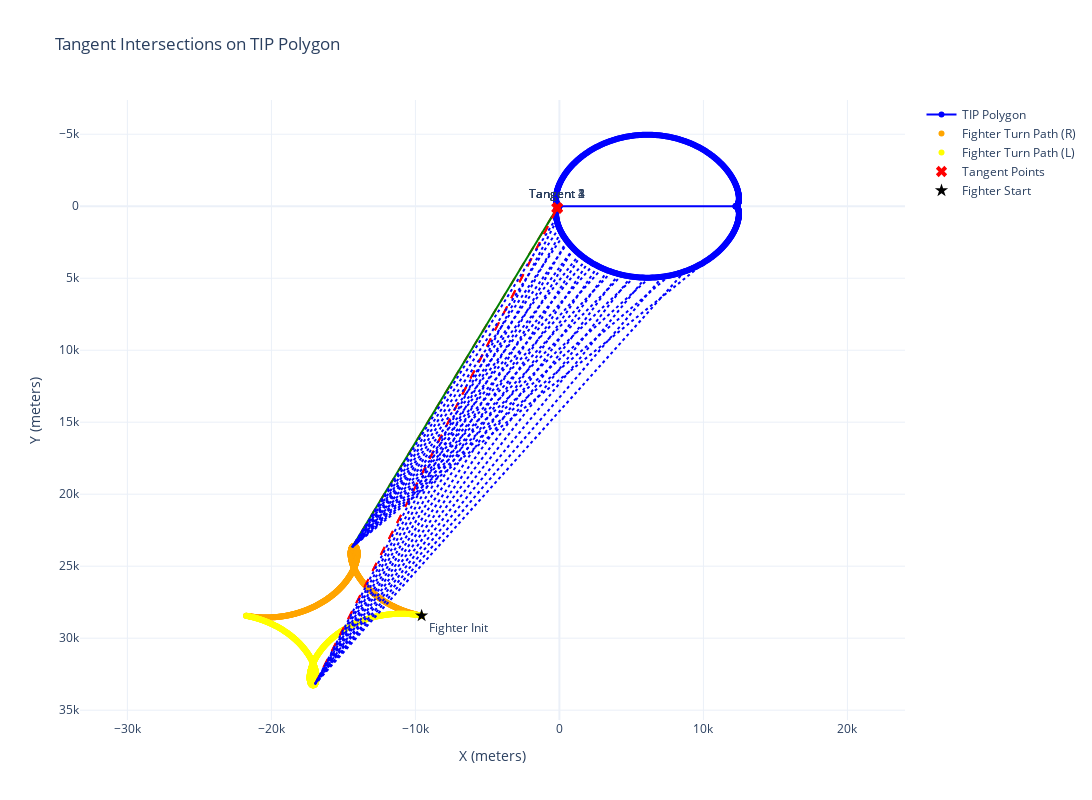

Notebook source saved alongside this figure:
### Code cell
#Range: 50717.47 m, Azimuth: 254.41°, Fighter Heading: 236.39°, Error: nan m

batch=False
  # Set to True for batch processing, False for single run
# coord_f.yaw= np.random.random()*360  # Set the fighter's heading
# coord_tgt.yaw= np.random.random()*360  # Set the target's heading
range_f=30000  # Randomize the range for each iteration
azimuth=270  # Randomize the azimuth for each iteration
hdg_f= 45  # Randomize the fighter's heading for each iteration
x_offset= range_f * np.cos(np.radians(azimuth))
y_offset= range_f * np.sin(np.radians(azimuth))
coord_f=geo.local2geodetic(x_offset, y_offset, 0, coord_tgt.lat,coord_tgt.lon,coord_tgt.alt,0,0,coord_f.yaw)

if batch:
    start = time.perf_counter()
    results = []  # List to store results for each iteration
    for _ in range(500):
        range_f=np.random.uniform(1852*1, 1852*30)  # Randomize the range for each iteration
        azimuth=np.random.uniform(0, 360)  # Randomize the azimuth for each iteration
        hdg_f= np.random.random()*360  # Randomize the fighter's heading for each iteration
        x_offset= range_f * np.cos(np.radians(azimuth))
        y_offset= range_f * np.sin(np.radians(azimuth))
        coord_f=geo.local2geodetic(x_offset, y_offset, 0, coord_tgt.lat,coord_tgt.lon,coord_tgt.alt,0,0,coord_f.yaw)  # Update the fighter's coordinates based on the randomized range and azimuth
        # Run the intercept function with the provided coordinates and parameters
        error=intercept.intercept(coord_f, coord_tgt, TAS_f, TAS_tgt, load_factor_f, plots=False)
        results.append([range_f,azimuth,hdg_f,error])
        print(f"Range: {range_f:.2f} m, Azimuth: {azimuth:.2f}°, Fighter Heading: {hdg_f:.2f}°, Error: {error:.2f} m")
    end= time.perf_counter()
    # Find the result with the biggest error and print the associated yaws
    if results:
        max_error = max(results, key=lambda x: x[2])
    print(f"Execution time: {end - start:.2f} seconds")
else:
    # Run the intercept function with the provided coordinates and parameters
    _,_,error=intercept.intercept(coord_f, coord_tgt, TAS_f, TAS_tgt, load_factor_f, plots=True,debug=True)
    print(f"Range: {range_f:.2f} m\tAzimuth: {azimuth:.2f}°\tFighter Heading: {hdg_f:.2f}°\tError: {error:.2f} m")

### Figure 1 — Plotly figure (JSON) as saved in the notebook; plotly's stock layout.template omitted (floating-point values rounded to 4 significant figures; data arrays with more than 128 entries replaced by an {"elided": "..."} marker saying what was removed)
{"data": [{"line": {"color": "blue", "width": 2}, "marker": {"color": "blue", "size": 6, "symbol": "circle"}, "mode": "markers+lines", "name": "TIP Polygon", "type": "scatter", "x": {"elided": "721 float values"}, "y": {"elided": "721 float values"}}, {"marker": {"color": "orange", "size": 6, "symbol": "circle"}, "mode": "markers", "name": "Fighter Turn Path (R)", "type": "scatter", "x": {"elided": "720 float values"}, "y": {"elided": "720 float values"}}, {"marker": {"color": "yellow", "size": 6, "symbol": "circle"}, "mode": "markers", "name": "Fighter Turn Path (L)", "type": "scatter", "x": {"elided": "720 float values"}, "y": {"elided": "720 float values"}}, {"line": {"color": "red", "dash": "dash", "width": 2}, "mode": "lines", "name": "Path 1", "showlegend": false, "type": "scatter", "x": [-14410.0, -148.4], "y": [23700.0, 109.0]}, {"line": {"color": "green", "dash": "solid", "width": 2}, "mode": "lines", "name": "Path 2", "showlegend": false, "type": "scatter", "x": [-14410.0, -148.5], "y": [23700.0, 109.1]}, {"line": {"color": "red", "dash": "dash", "width": 2}, "mode": "lines", "name": "Path 3", "showlegend": false, "type": "scatter", "x": [-16950.0, -162.9], "y": [33140.0, 136.0]}, {"line": {"color": "red", "dash": "dash", "width": 2}, "mode": "lines", "name": "Path 4", "showlegend": false, "type": "scatter", "x": [-16950.0, -162.9], "y": [33140.0, 136.0]}, {"line": {"color": "blue", "dash": "dot", "width": 2}, "mode": "lines", "name": "Path 1", "showlegend": false, "type": "scatter", "x": [-215.4, -14400.0], "y": [809.0, 23700.0]}, {"line": {"color": "blue", "dash": "dot", "width": 2}, "mode": "lines", "name": "Path 2", "showlegend": false, "type": "scatter", "x": [-18.4, -14400.0], "y": [1488.0, 23690.0]}, {"line": {"color": "blue", "dash": "dot", "width": 2}, "mode": "lines", "name": "Path 3", "showlegend": false, "type": "scatter", "x": [263.7, -14400.0], "y": [2034.0, 23690.0]}, {"line": {"color": "blue", "dash": "dot", "width": 2}, "mode": "lines", "name": "Path 4", "showlegend": false, "type": "scatter", "x": [598.7, -14390.0], "y": [2511.0, 23680.0]}, {"line": {"color": "blue", "dash": "dot", "width": 2}, "mode": "lines", "name": "Path 5", "showlegend": false, "type": "scatter", "x": [978.4, -14390.0], "y": [2938.0, 23680.0]}, {"line": {"color": "blue", "dash": "dot", "width": 2}, "mode": "lines", "name": "Path 6", "showlegend": false, "type": "scatter", "x": [1402.0, -14380.0], "y": [3328.0, 23670.0]}, {"line": {"color": "blue", "dash": "dot", "width": 2}, "mode": "lines", "name": "Path 7", "showlegend": false, "type": "scatter", "x": [1871.0, -14380.0], "y": [3684.0, 23670.0]}, {"line": {"color": "blue", "dash": "dot", "width": 2}, "mode": "lines", "name": "Path 8", "showlegend": false, "type": "scatter", "x": [2390.0, -14380.0], "y": [4008.0, 23660.0]}, {"line": {"color": "blue", "dash": "dot", "width": 2}, "mode": "lines", "name": "Path 9", "showlegend": false, "type": "scatter", "x": [2968.0, -14370.0], "y": [4300.0, 23660.0]}, {"line": {"color": "blue", "dash": "dot", "width": 2}, "mode": "lines", "name": "Path 10", "showlegend": false, "type": "scatter", "x": [3618.0, -14370.0], "y": [4555.0, 23650.0]}, {"line": {"color": "blue", "dash": "dot", "width": 2}, "mode": "lines", "name": "Path 11", "showlegend": false, "type": "scatter", "x": [4358.0, -14360.0], "y": [4765.0, 23650.0]}, {"line": {"color": "blue", "dash": "dot", "width": 2}, "mode": "lines", "name": "Path 12", "showlegend": false, "type": "scatter", "x": [5219.0, -14360.0], "y": [4912.0, 23640.0]}, {"line": {"color": "blue", "dash": "dot", "width": 2}, "mode": "lines", "name": "Path 13", "showlegend": false, "type": "scatter", "x": [6262.0, -14350.0], "y": [4962.0, 23640.0]}, {"line": {"color": "blue", "dash": "dot", "width": 2}, "mode": "lines", "name": "Path 14", "showlegend": false, "type": "scatter", "x": [7629.0, -14350.0], "y": [4817.0, 23640.0]}, {"line": {"color": "blue", "dash": "dot", "width": 2}, "mode": "lines", "name": "Path 15", "showlegend": false, "type": "scatter", "x": [10350.0, -14350.0], "y": [3691.0, 23630.0]}, {"line": {"color": "blue", "dash": "dot", "width": 2}, "mode": "lines", "name": "Path 16", "showlegend": false, "type": "scatter", "x": [8700.0, -17000.0], "y": [4524.0, 33210.0]}, {"line": {"color": "blue", "dash": "dot", "width": 2}, "mode": "lines", "name": "Path 17", "showlegend": false, "type": "scatter", "x": [7159.0, -16990.0], "y": [4894.0, 33200.0]}, {"line": {"color": "blue", "dash": "dot", "width": 2}, "mode": "lines", "name": "Path 18", "showlegend": false, "type": "scatter", "x": [5976.0, -16990.0], "y": [4962.0, 33200.0]}, {"line": {"color": "blue", "dash": "dot", "width": 2}, "mode": "lines", "name": "Path 19", "showlegend": false, "type": "scatter", "x": [4985.0, -16980.0], "y": [4882.0, 33190.0]}, {"line": {"color": "blue", "dash": "dot", "width": 2}, "mode": "lines", "name": "Path 20", "showlegend": false, "type": "scatter", "x": [4125.0, -16980.0], "y": [4707.0, 33190.0]}, {"line": {"color": "blue", "dash": "dot", "width": 2}, "mode": "lines", "name": "Path 21", "showlegend": false, "type": "scatter", "x": [3361.0, -16980.0], "y": [4462.0, 33180.0]}, {"line": {"color": "blue", "dash": "dot", "width": 2}, "mode": "lines", "name": "Path 22", "showlegend": false, "type": "scatter", "x": [2674.0, -16970.0], "y": [4160.0, 33180.0]}, {"line": {"color": "blue", "dash": "dot", "width": 2}, "mode": "lines", "name": "Path 23", "showlegend": false, "type": "scatter", "x": [2052.0, -16970.0], "y": [3805.0, 33170.0]}, {"line": {"color": "blue", "dash": "dot", "width": 2}, "mode": "lines", "name": "Path 24", "showlegend": false, "type": "scatter", "x": [1487.0, -16960.0], "y": [3398.0, 33170.0]}, {"line": {"color": "blue", "dash": "dot", "width": 2}, "mode": "lines", "name": "Path 25", "showlegend": false, "type": "scatter", "x": [975.2, -16960.0], "y": [2935.0, 33160.0]}, {"line": {"color": "blue", "dash": "dot", "width": 2}, "mode": "lines", "name": "Path 26", "showlegend": false, "type": "scatter", "x": [516.5, -16960.0], "y": [2405.0, 33150.0]}, {"line": {"color": "blue", "dash": "dot", "width": 2}, "mode": "lines", "name": "Path 27", "showlegend": false, "type": "scatter", "x": [119.1, -16950.0], "y": [1780.0, 33150.0]}, {"line": {"color": "blue", "dash": "dot", "width": 2}, "mode": "lines", "name": "Path 28", "showlegend": false, "type": "scatter", "x": [-183.0, -16950.0], "y": [981.2, 33140.0]}, {"marker": {"color": "red", "size": 10, "symbol": "x"}, "mode": "markers+text", "name": "Tangent Points", "text": ["Tangent 1", "Tangent 2", "Tangent 3", "Tangent 4"], "textposition": "top center", "type": "scatter", "x": [-148.4, -148.5, -162.9, -162.9], "y": [109.0, 109.1, 136.0, 136.0]}, {"marker": {"color": "black", "size": 10, "symbol": "star"}, "mode": "markers+text", "name": "Fighter Start", "text": ["Fighter Init"], "textposition": "bottom right", "type": "scatter", "x": [-9569.0], "y": [28430.0]}], "layout": {"height": 800, "showlegend": true, "title": {"text": "Tangent Intersections on TIP Polygon"}, "width": 1300, "xaxis": {"title": {"text": "X (meters)"}}, "yaxis": {"autorange": "reversed", "scaleanchor": "x", "scaleratio": 1, "title": {"text": "Y (meters)"}}}}
